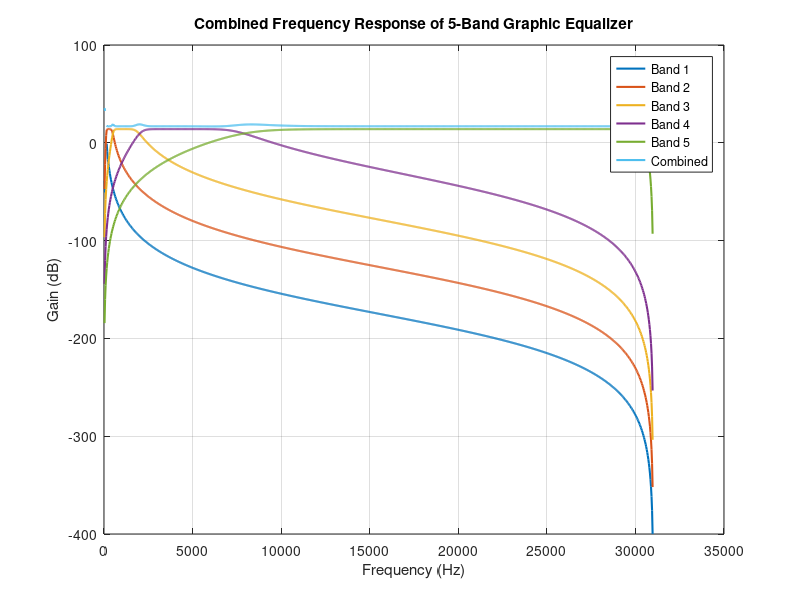

This chart was generated by the following MATLAB code:
%% 5-Band Graphic Equalizer Design and Implementation

% Define center frequencies (Hz)
center_frequencies = [63, 250, 1000, 4000, 16000];

% Define Q and sampling frequency (Fs)
Q = 0.73;
Fs = 62000;

% Initialize filter order
filter_order = 4; % Adjust as needed

% Preallocate arrays for filter coefficients
B = cell(1, length(center_frequencies));
A = cell(1, length(center_frequencies));
f1 = [33.21, 131.79, 527.15, 2108.6, 8434.3];
f2 = [119.51, 474.25, 1897.0, 7588.0, 30352.1];


% Design Butterworth filters for each band
for i = 1:length(center_frequencies)
    fc = center_frequencies(i);
    
    % Design Butterworth bandpass filter
    [B{i}, A{i}] = butter(filter_order, [f1(i), f2(i)]/(Fs/2), 'bandpass');
end

% Plot the combined (sum) frequency response of all filters
combined_response = zeros(1024, 1);

for i = 1:length(center_frequencies)
    [H, F] = freqz(B{i}, A{i}, 1024, Fs);
    plot(F, 20*log10(abs(H)) + 20*log10(length(center_frequencies)), 'LineWidth', 1.5);
    hold on;
    combined_response = combined_response + abs(H).^2; % Accumulate squared magnitude
end

% Normalize the combined response
combined_response = 20*log10(sqrt(combined_response/length(center_frequencies)));

plot(F, 20*log10(abs(combined_response)), 'LineWidth', 1.5);

title('Combined Frequency Response of 5-Band Graphic Equalizer');
xlabel('Frequency (Hz)');
ylabel('Gain (dB)');
legend('Band 1', 'Band 2', 'Band 3', 'Band 4', 'Band 5', 'Combined');
hold off;
grid on;

%% Additional Information

% Display additional filter information
fprintf('Filter Information:\n');
for i = 1:length(center_frequencies)
    fprintf('Band %d - Center Frequency: %d Hz, Lower Frequency: %.2f Hz, Upper Frequency: %.2f Hz\n', i, center_frequencies(i), f1(i), f2(i));
end